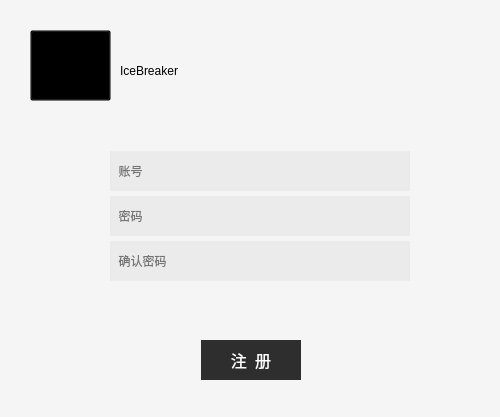
<?xml version="1.0" encoding="UTF-8"?>
<ui version="4.0">
 <class>Regster_Windows</class>
 <widget class="QWidget" name="Regster_Windows">
  <property name="geometry">
   <rect>
    <x>0</x>
    <y>0</y>
    <width>500</width>
    <height>417</height>
   </rect>
  </property>
  <property name="windowTitle">
   <string>Form</string>
  </property>
  <property name="styleSheet">
   <string notr="true">QWidget{
    background:rgb(245,245,245);
    
}

QLineEdit{
	border:none;
	background:rgb(235,235,235);
}</string>
  </property>
  <widget class="QWidget" name="horizontalLayoutWidget">
   <property name="geometry">
    <rect>
     <x>0</x>
     <y>320</y>
     <width>501</width>
     <height>81</height>
    </rect>
   </property>
   <layout class="QHBoxLayout" name="horizontalLayout">
    <item>
     <spacer name="horizontalSpacer_2">
      <property name="orientation">
       <enum>Qt::Horizontal</enum>
      </property>
      <property name="sizeHint" stdset="0">
       <size>
        <width>40</width>
        <height>20</height>
       </size>
      </property>
     </spacer>
    </item>
    <item>
     <widget class="QPushButton" name="pushButtonRegster">
      <property name="sizePolicy">
       <sizepolicy hsizetype="Fixed" vsizetype="Fixed">
        <horstretch>0</horstretch>
        <verstretch>0</verstretch>
       </sizepolicy>
      </property>
      <property name="minimumSize">
       <size>
        <width>100</width>
        <height>40</height>
       </size>
      </property>
      <property name="maximumSize">
       <size>
        <width>100</width>
        <height>40</height>
       </size>
      </property>
      <property name="font">
       <font>
        <family>微软雅黑</family>
        <pointsize>12</pointsize>
        <weight>50</weight>
        <italic>false</italic>
        <bold>false</bold>
       </font>
      </property>
      <property name="styleSheet">
       <string notr="true">background-color: rgb(46,46,46);
font: 12pt &quot;微软雅黑&quot;;
color: rgb(255, 255, 255);
border:none;</string>
      </property>
      <property name="text">
       <string>注  册</string>
      </property>
     </widget>
    </item>
    <item>
     <spacer name="horizontalSpacer">
      <property name="orientation">
       <enum>Qt::Horizontal</enum>
      </property>
      <property name="sizeHint" stdset="0">
       <size>
        <width>40</width>
        <height>20</height>
       </size>
      </property>
     </spacer>
    </item>
   </layout>
  </widget>
  <widget class="QWidget" name="widget" native="true">
   <property name="geometry">
    <rect>
     <x>0</x>
     <y>0</y>
     <width>501</width>
     <height>131</height>
    </rect>
   </property>
   <property name="sizePolicy">
    <sizepolicy hsizetype="Fixed" vsizetype="Fixed">
     <horstretch>0</horstretch>
     <verstretch>0</verstretch>
    </sizepolicy>
   </property>
   <property name="styleSheet">
    <string notr="true">#widget{background-image: url(:/new/prefix1/img/title1.png);}</string>
   </property>
   <widget class="QPushButton" name="logo">
    <property name="geometry">
     <rect>
      <x>30</x>
      <y>30</y>
      <width>81</width>
      <height>71</height>
     </rect>
    </property>
    <property name="styleSheet">
     <string notr="true">background-color:transparent;
</string>
    </property>
    <property name="text">
     <string/>
    </property>
   </widget>
   <widget class="QLabel" name="label">
    <property name="geometry">
     <rect>
      <x>120</x>
      <y>40</y>
      <width>281</width>
      <height>61</height>
     </rect>
    </property>
    <property name="styleSheet">
     <string notr="true">font: 36pt &quot;Kunstler Script&quot;;
background-color:transparent;
</string>
    </property>
    <property name="text">
     <string>IceBreaker</string>
    </property>
   </widget>
  </widget>
  <widget class="QWidget" name="widget_2" native="true">
   <property name="geometry">
    <rect>
     <x>-1</x>
     <y>110</y>
     <width>501</width>
     <height>301</height>
    </rect>
   </property>
   <widget class="QWidget" name="horizontalLayoutWidget_2">
    <property name="geometry">
     <rect>
      <x>10</x>
      <y>40</y>
      <width>501</width>
      <height>132</height>
     </rect>
    </property>
    <layout class="QHBoxLayout" name="horizontalLayout_2">
     <item>
      <spacer name="horizontalSpacer_3">
       <property name="orientation">
        <enum>Qt::Horizontal</enum>
       </property>
       <property name="sizeHint" stdset="0">
        <size>
         <width>40</width>
         <height>20</height>
        </size>
       </property>
      </spacer>
     </item>
     <item>
      <layout class="QVBoxLayout" name="verticalLayout">
       <property name="spacing">
        <number>4</number>
       </property>
       <item>
        <widget class="QLineEdit" name="lineEditUsername">
         <property name="sizePolicy">
          <sizepolicy hsizetype="Fixed" vsizetype="Maximum">
           <horstretch>0</horstretch>
           <verstretch>0</verstretch>
          </sizepolicy>
         </property>
         <property name="minimumSize">
          <size>
           <width>300</width>
           <height>40</height>
          </size>
         </property>
         <property name="styleSheet">
          <string notr="true">border-bottom-color:black;
font: 12pt &quot;微软雅黑&quot;;</string>
         </property>
         <property name="placeholderText">
          <string>  账号</string>
         </property>
        </widget>
       </item>
       <item>
        <widget class="QLineEdit" name="lineEditPassword">
         <property name="sizePolicy">
          <sizepolicy hsizetype="Fixed" vsizetype="Fixed">
           <horstretch>0</horstretch>
           <verstretch>0</verstretch>
          </sizepolicy>
         </property>
         <property name="minimumSize">
          <size>
           <width>300</width>
           <height>40</height>
          </size>
         </property>
         <property name="styleSheet">
          <string notr="true">font: 12pt &quot;微软雅黑&quot;;</string>
         </property>
         <property name="text">
          <string/>
         </property>
         <property name="echoMode">
          <enum>QLineEdit::Password</enum>
         </property>
         <property name="placeholderText">
          <string>  密码</string>
         </property>
        </widget>
       </item>
       <item>
        <widget class="QLineEdit" name="lineEditPassword_2">
         <property name="sizePolicy">
          <sizepolicy hsizetype="Fixed" vsizetype="Fixed">
           <horstretch>0</horstretch>
           <verstretch>0</verstretch>
          </sizepolicy>
         </property>
         <property name="minimumSize">
          <size>
           <width>300</width>
           <height>40</height>
          </size>
         </property>
         <property name="styleSheet">
          <string notr="true">font: 12pt &quot;微软雅黑&quot;;</string>
         </property>
         <property name="text">
          <string/>
         </property>
         <property name="echoMode">
          <enum>QLineEdit::Password</enum>
         </property>
         <property name="placeholderText">
          <string>  确认密码</string>
         </property>
        </widget>
       </item>
      </layout>
     </item>
     <item>
      <spacer name="horizontalSpacer_4">
       <property name="orientation">
        <enum>Qt::Horizontal</enum>
       </property>
       <property name="sizeHint" stdset="0">
        <size>
         <width>40</width>
         <height>20</height>
        </size>
       </property>
      </spacer>
     </item>
    </layout>
   </widget>
  </widget>
  <zorder>widget_2</zorder>
  <zorder>horizontalLayoutWidget</zorder>
  <zorder>widget</zorder>
 </widget>
 <resources/>
 <connections/>
</ui>
